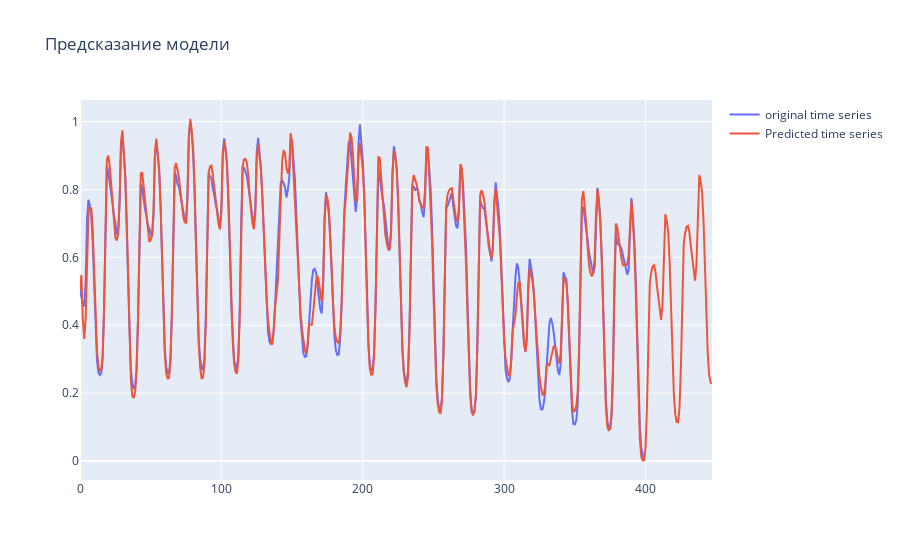

Notebook source saved alongside this figure:
### Code cell
fig = go.Figure()
fig.add_trace(
    go.Scatter(
        x=df.x,
        y=df.y, name="original time series"))
fig.add_trace(
    go.Scatter(
        x=df_pred.x,
        y=df_pred.y, name="Predicted time series"))

fig.update_layout(title="Предсказание модели")

### Figure 1 — Plotly figure (JSON) as saved in the notebook; plotly's stock layout.template omitted (floating-point values rounded to 4 significant figures; data arrays with more than 128 entries replaced by an {"elided": "..."} marker saying what was removed)
{"data": [{"name": "original time series", "type": "scatter", "x": {"elided": "400 int values"}, "y": {"elided": "400 float values"}}, {"name": "Predicted time series", "type": "scatter", "x": {"elided": "448 int values"}, "y": {"elided": "448 float values"}}], "layout": {"title": {"text": "Предсказание модели"}}}
